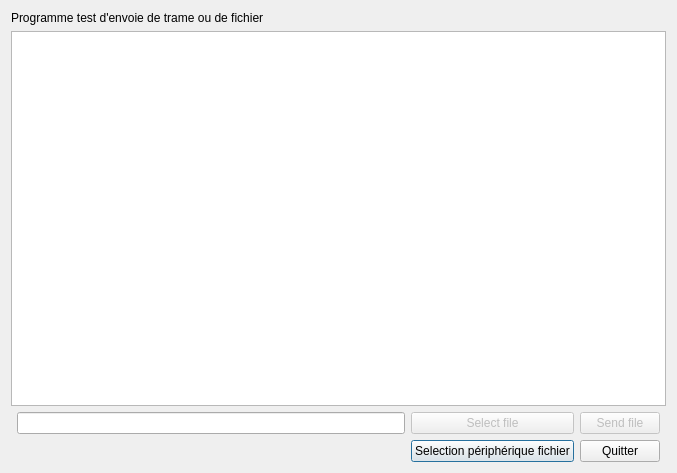
<?xml version="1.0" encoding="UTF-8"?>
<ui version="4.0">
 <class>FileDialog</class>
 <widget class="QDialog" name="FileDialog">
  <property name="geometry">
   <rect>
    <x>0</x>
    <y>0</y>
    <width>677</width>
    <height>473</height>
   </rect>
  </property>
  <property name="windowTitle">
   <string>Dialog</string>
  </property>
  <layout class="QGridLayout" name="gridLayout">
   <item row="3" column="2">
    <widget class="QPushButton" name="pushButton_selectDevice">
     <property name="text">
      <string>Selection périphérique fichier</string>
     </property>
    </widget>
   </item>
   <item row="1" column="0" colspan="5">
    <widget class="QTextEdit" name="textEditRponse"/>
   </item>
   <item row="2" column="3">
    <widget class="QPushButton" name="pushButton_sendFile">
     <property name="enabled">
      <bool>false</bool>
     </property>
     <property name="text">
      <string>Send file</string>
     </property>
    </widget>
   </item>
   <item row="0" column="0" colspan="5">
    <widget class="QLabel" name="label">
     <property name="text">
      <string>Programme test d'envoie de trame ou de fichier</string>
     </property>
    </widget>
   </item>
   <item row="3" column="3">
    <widget class="QPushButton" name="pushButton_Quit">
     <property name="text">
      <string>Quitter</string>
     </property>
    </widget>
   </item>
   <item row="2" column="2">
    <widget class="QPushButton" name="pushButton_SelectFile">
     <property name="enabled">
      <bool>false</bool>
     </property>
     <property name="text">
      <string>Select file</string>
     </property>
    </widget>
   </item>
   <item row="2" column="1">
    <widget class="QLineEdit" name="lineEditTrame"/>
   </item>
  </layout>
 </widget>
 <resources/>
 <connections>
  <connection>
   <sender>pushButton_Quit</sender>
   <signal>clicked()</signal>
   <receiver>FileDialog</receiver>
   <slot>reject()</slot>
   <hints>
    <hint type="sourcelabel">
     <x>608</x>
     <y>447</y>
    </hint>
    <hint type="destinationlabel">
     <x>674</x>
     <y>451</y>
    </hint>
   </hints>
  </connection>
 </connections>
</ui>
